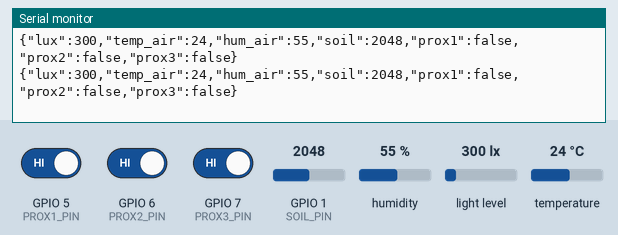
Recording of a sketch running on a simulated ESP32-S3. Shown: the last lines printed to the serial monitor. The inputs (shaded band) are chosen by the test bench; at power-on: GPIO 5 (PROX1_PIN) HIGH, GPIO 6 (PROX2_PIN) HIGH, GPIO 7 (PROX3_PIN) HIGH, GPIO 1 (SOIL_PIN) = 2048, humidity 55 %, light level 300 lx, temperature 24 °C. WiFi joins after 1.5 s; servers stay silent unless stated; no MQTT or app messages arrive unless stated.

Above: at 2.7 s.
2.8 s: GPIO 5 (PROX1_PIN) driven LOW
At 3.5 s:
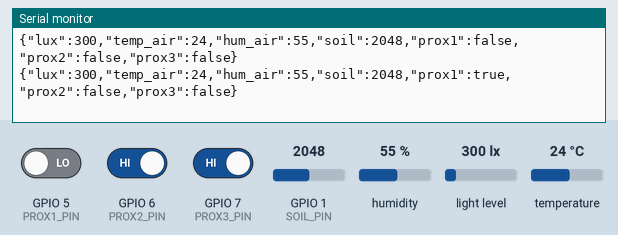
5.0 s: GPIO 6 (PROX2_PIN) driven LOW
At 5.5 s:
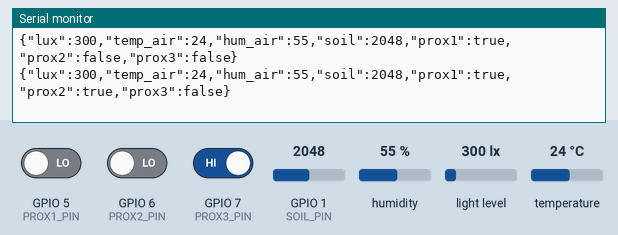
7.0 s: GPIO 7 (PROX3_PIN) driven LOW
At 7.5 s:
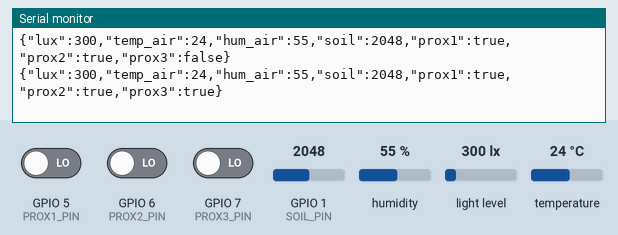
9.1 s: GPIO 5 (PROX1_PIN) driven HIGH
At 9.5 s:
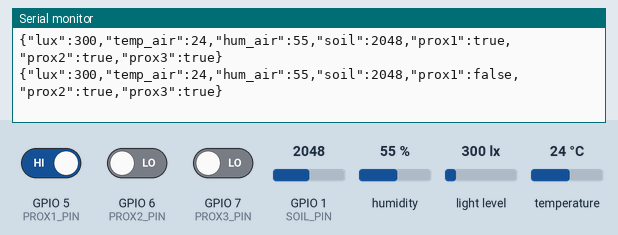
11.1 s: GPIO 6 (PROX2_PIN) driven HIGH
At 11.6 s:
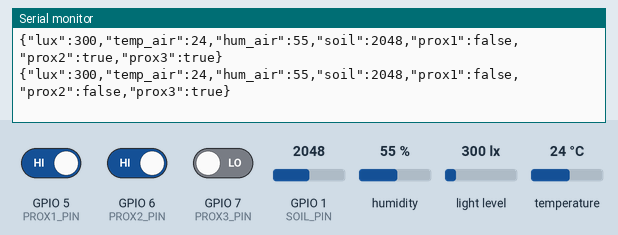
13.1 s: GPIO 5 (PROX1_PIN) driven LOW
At 13.6 s:
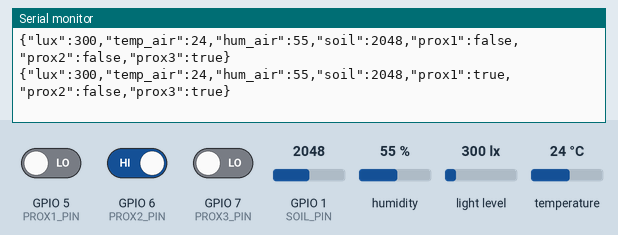

Measured:
- after the input at 2.8 s, the serial monitor: prints a new line after 0.27 s (image 1)
- after the input at 5.0 s, the serial monitor: prints a new line after 0.09 s (image 2)
- after the input at 7.0 s, the serial monitor: prints a new line after 0.11 s (image 3)
- after the input at 9.1 s, the serial monitor: prints a new line at once (image 4)
- after the input at 11.1 s, the serial monitor: prints a new line after 0.05 s (image 5)
- after the input at 13.1 s, the serial monitor: prints a new line after 0.07 s (image 6)

The sketch:

Carte2_Good.ino
```cpp
/*********  Librairies  *********/
#include <WiFi.h>
#include <PubSubClient.h>
#include <ArduinoJson.h>
#include <Wire.h>
#include <BH1750.h>
#include <DHT.h>

/*********  Wi-Fi / MQTT  *********/
const char* ssid       = "Serveur_instrumentation";
const char* password   = "Eseo2025";
const char* mqttServer = "10.42.0.1";   // IP de ton Mac
const int   mqttPort   = 1883;

WiFiClient wifi;
PubSubClient mqtt(wifi);

/*********  Capteurs  *********/
// — BH1750 —
BH1750 luxMeter;                     // addr 0x23

// — DHT22 —
#define DHTPIN 2       // D2 (GPIO2)
#define DHTTYPE DHT22
DHT dht(DHTPIN, DHTTYPE);

// — Humidité sol —
const int SOIL_PIN = A0;             // ADC 12 bits (0-4095)

// — Proximité —
const int PROX1_PIN = 5;  // D5
const int PROX2_PIN = 6;  // D6
const int PROX3_PIN = 7;  // D7

/*********  Connexions  *********/
void connectWiFi() {
  WiFi.begin(ssid, password);
  while (WiFi.status() != WL_CONNECTED) delay(500);
}

void connectMQTT() {
  while (!mqtt.connected()) {
    mqtt.connect("nano2");           // client-id unique
    delay(500);
  }
}

/*********  Setup  *********/
void setup() {
  Serial.begin(115200);

  connectWiFi();
  mqtt.setServer(mqttServer, mqttPort);

  // I²C sur Nano ESP32 : SDA = 18, SCL = 19
  Wire.begin(18, 19);
  luxMeter.begin(BH1750::CONTINUOUS_HIGH_RES_MODE);

  dht.begin();

  pinMode(PROX1_PIN, INPUT);
  pinMode(PROX2_PIN, INPUT);
  pinMode(PROX3_PIN, INPUT);
}

/*********  Loop  *********/
void loop() {
  if (!mqtt.connected()) connectMQTT();
  mqtt.loop();                       // garde la socket active

  /* --- BH1750 --- */
  float lux = luxMeter.readLightLevel();
  if (lux < 0) lux = NAN;            // erreur

  /* --- DHT22 --- */
  float humAir = dht.readHumidity();
  float tempAir = dht.readTemperature();   // °C

  /* --- Humidité sol (brute) --- */
  int soilRaw = analogRead(SOIL_PIN);      // 0 (sec) → 4095 (humide)

  /* --- Proximité --- */
  bool p1 = !digitalRead(PROX1_PIN);       // objet = true
  bool p2 = !digitalRead(PROX2_PIN);
  bool p3 = !digitalRead(PROX3_PIN);

  /* --- JSON MQTT --- */
  StaticJsonDocument<192> doc;
  doc["lux"]      = lux;
  doc["temp_air"] = tempAir;
  doc["hum_air"]  = humAir;
  doc["soil"]     = soilRaw;
  doc["prox1"]    = p1;
  doc["prox2"]    = p2;
  doc["prox3"]    = p3;

  char payload[192];
  serializeJson(doc, payload);
  mqtt.publish("nano2/telemetry", payload);
  Serial.println(payload);

  delay(500);
}
```
